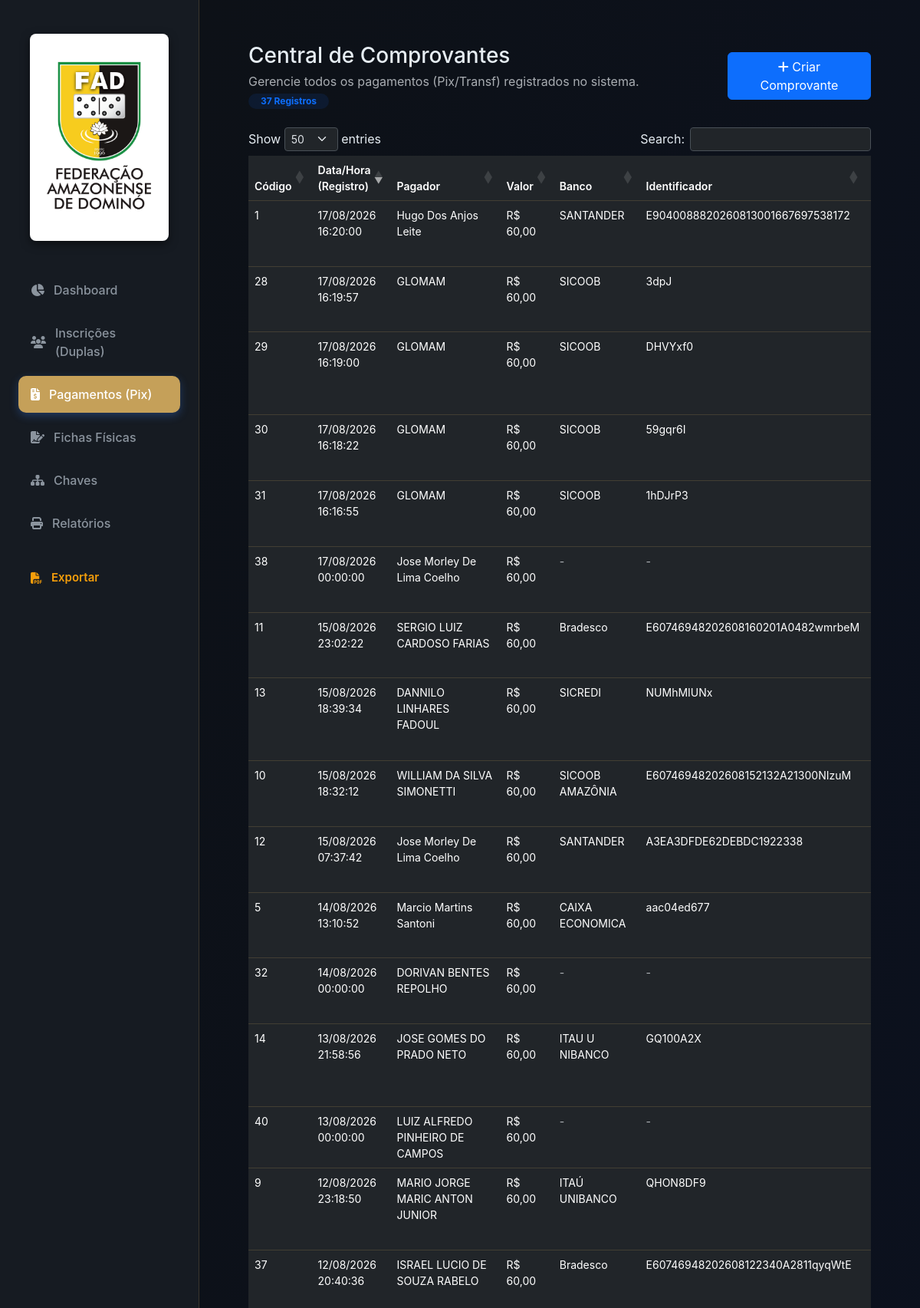
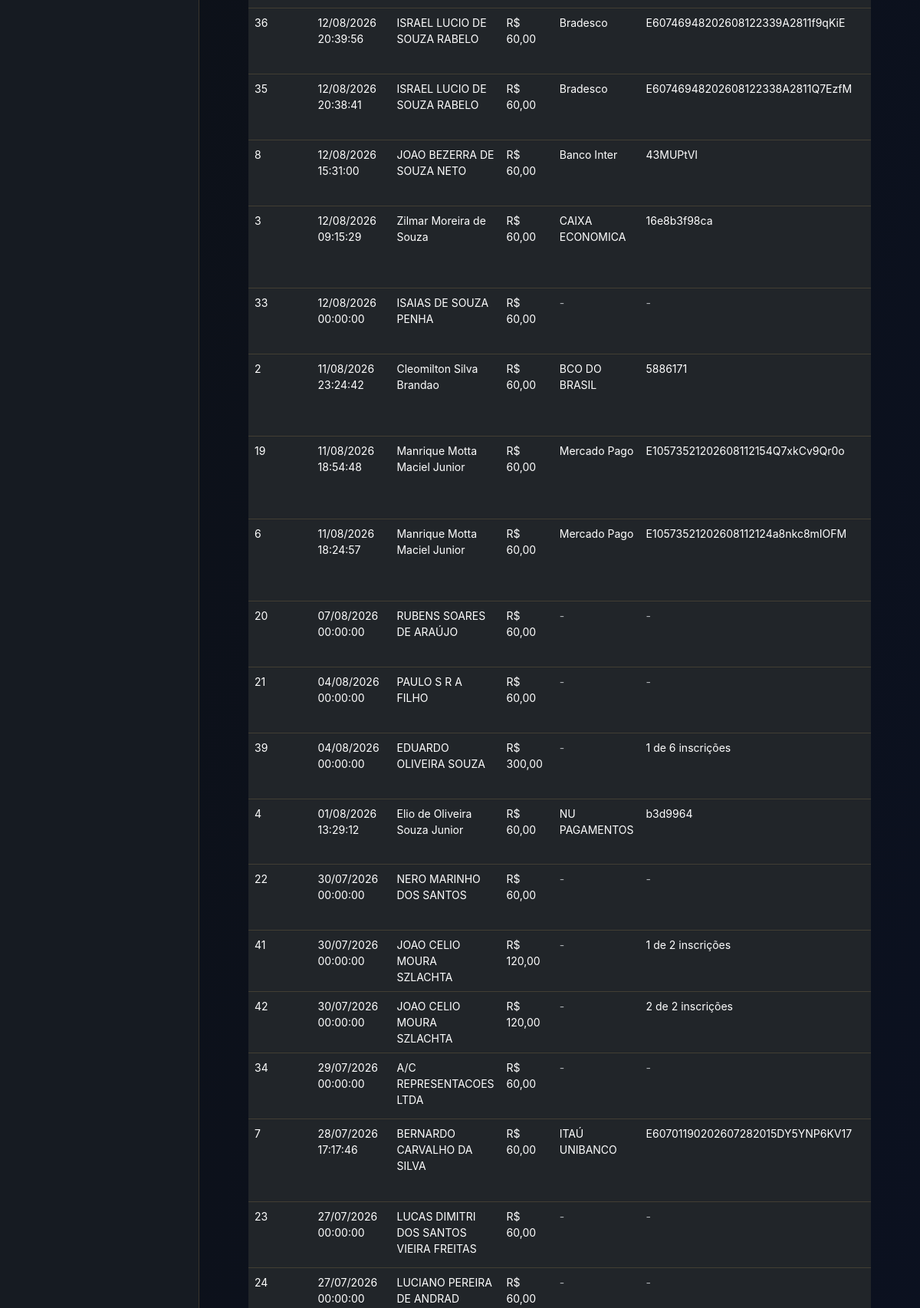
/comprovantes/ (upper part), run on the app's committed database (2 pictures, top to bottom).
### dashboard/models.py (models this page shows)
class Comprovante(models.Model):
    TIPO_CHOICES = [
        ('BANCARIO', 'Comprovante Bancário'),
        ('RECIBO', 'Recibo Sistêmico'),
    ]
    tipo = models.CharField('Tipo de Registro', max_length=20, choices=TIPO_CHOICES, default='BANCARIO')
    arquivo = models.FileField('Arquivo do Comprovante', upload_to=upload_comprovante_path, null=True, blank=True)
    pagador = models.CharField('Nome do Pagador', max_length=300, blank=True, null=True)
    banco = models.CharField('Banco', max_length=200, blank=True, null=True)
    valor = models.DecimalField('Valor Declarado', max_digits=10, decimal_places=2, blank=True, null=True)
    identificador = models.CharField('ID da Transação', max_length=200, blank=True, null=True)
    data_hora = models.DateTimeField('Data e Hora do Pagamento')
    data_upload = models.DateTimeField(auto_now_add=True)

### dashboard/views.py (the view)
# urls.py: path('comprovantes/', views.gestao_comprovantes, name='gestao_comprovantes'),
def gestao_comprovantes(request):
    from .models import Comprovante, Dupla
    comprovantes = Comprovante.objects.all().order_by('-data_hora')
    duplas = Dupla.objects.filter(purgado=False).order_by('id')
    return render(request, 'gestao_comprovantes.html', {'comprovantes': comprovantes, 'duplas': duplas})

### templates/gestao_comprovantes.html (shortened to what this page needs)
{% load static %}
<!DOCTYPE html>
<html lang="pt-BR" data-bs-theme="dark">
<head>
    <link href="https://cdn.jsdelivr.net/npm/bootstrap@5.3.2/dist/css/bootstrap.min.css" rel="stylesheet">
    <link rel="stylesheet" href="https://cdnjs.cloudflare.com/ajax/libs/font-awesome/6.4.0/css/all.min.css">
    <link rel="stylesheet" href="https://cdn.datatables.net/1.13.6/css/dataTables.bootstrap5.min.css">
    <link rel="stylesheet" href="{% static 'css/style.css' %}">
</head>
<body>
<div class="dashboard-container">
    <aside class="sidebar">
        <div class="logo-container" style="margin-bottom: 20px; padding: 20px 15px; text-align: center;">
            <img src="{% static 'img/logo-FAD-com-fundo.jpeg' %}" alt="FAD Logo" style="width: 100%; height: auto; border-radius: 8px; box-shadow: 0 4px 12px rgba(0,0,0,0.5); object-fit: contain;">
        </div>
        <nav class="sidebar-nav">
            <a href="{% url 'index' %}"><i class="fa-solid fa-chart-pie"></i> Dashboard</a>
            <a href="{% url 'gestao' %}"><i class="fa-solid fa-users"></i> Inscrições (Duplas)</a>
            <a href="{% url 'gestao_comprovantes' %}" class="active"><i class="fa-solid fa-file-invoice-dollar"></i> Pagamentos (Pix)</a>
            <a href="{% url 'gestao_fichas' %}"><i class="fa-solid fa-file-signature"></i> Fichas Físicas</a>
            <a href="{% url 'torneio' %}"><i class="fa-solid fa-sitemap"></i> Chaves</a>
            <a href="{% url 'relatorios' %}"><i class="fa-solid fa-print"></i> Relatórios</a>
            <button class="export-btn mt-3" onclick="window.print()">
                <i class="fa-solid fa-file-pdf"></i> Exportar
            </button>
        </nav>
    </aside>
    <main class="main-content" style="height: 100vh; overflow-y: auto;">
        <div class="container-fluid px-4 py-4">
            <div class="d-flex justify-content-between align-items-center mb-4">
                <div>
                    <h1 class="h3 mb-1">Central de Comprovantes</h1>
                    <p class="text-muted mb-0 d-inline-block me-2">Gerencie todos os pagamentos (Pix/Transf) registrados no sistema.</p>
                    <span class="badge bg-primary bg-opacity-10 text-primary rounded-pill px-3 py-1">{{ comprovantes|length }} Registros</span>
                </div>
                <div>
                    <button class="btn btn-primary" onclick="abrirCriacaoComprovante()">
                        <i class="fa-solid fa-plus"></i> Criar Comprovante
                    </button>
                </div>
            </div>
            <div class="gestao-card p-0 overflow-hidden">
                <div class="table-responsive">
                    <table class="table gestao-table mb-0" id="comprovantesTable">
                        <thead>
                            <tr>
                                <th>Código</th>
                                <th>Data/Hora (Registro)</th>
                                <th>Pagador</th>
                                <th>Valor</th>
                                <th>Banco</th>
                                <th>Identificador</th>
                                <th>Arquivo</th>
                            </tr>
                        </thead>
                        <tbody>
                            {% for c in comprovantes %}
                            <tr>
                                <td>{{ c.id }}</td>
                                <td data-sort="{% if c.data_hora %}{{ c.data_hora|date:'YmdHis' }}{% else %}00000000000000{% endif %}">
                                    {% if c.data_hora %}{{ c.data_hora|date:"d/m/Y H:i:s" }}{% else %}<span class="text-muted">-</span>{% endif %}
                                </td>
                                <td>{% if c.pagador %}{{ c.pagador }}{% else %}<span class="text-muted">-</span>{% endif %}</td>
                                <td data-sort="{% if c.valor %}{{ c.valor }}{% else %}0{% endif %}">{% if c.valor %}R$ {{ c.valor }}{% else %}<span class="text-muted">-</span>{% endif %}</td>
                                <td>{% if c.banco %}{{ c.banco }}{% else %}<span class="text-muted">-</span>{% endif %}</td>
                                <td>{% if c.identificador %}{{ c.identificador }}{% else %}<span class="text-muted">-</span>{% endif %}</td>
                                <td>
                                </td>
                            </tr>
                            {% endfor %}
                        </tbody>
                    </table>
                </div>
            </div>
        </div>
    </main>
</div>
</body>
</html>

### static/css/style.css (style rules this page uses)
:root { --bg-color: #0d1117; --card-bg: #161b22; --text-primary: #e6edf3; --text-secondary: #8b949e; --accent-color: #c5a059; --accent-hover: #e0bb73; --border-color: rgba(197, 160, 89, 0.2); --success: #2ea043; --warning: #f59e0b; --card-shadow: 0 4px 6px -1px rgba(0, 0, 0, 0.1), 0 2px 4px -1px rgba(0, 0, 0, 0.06); --border-radius: 16px; --transition: all 0.3s ease; }
* { margin: 0; padding: 0; box-sizing: border-box; }
body { font-family: 'Inter', sans-serif; background-color: var(--bg-color); color: var(--text-primary); min-height: 100vh; }
.dashboard-container { display: flex; height: 100vh; overflow: hidden; }
.sidebar { width: 260px; background-color: var(--card-bg); border-right: 1px solid var(--border-color); display: flex; flex-direction: column; padding: 24px; transition: var(--transition); }
.logo-container { display: flex; align-items: center; gap: 12px; margin-bottom: 40px; }
.sidebar-nav { display: flex; flex-direction: column; gap: 8px; flex: 1; }
.sidebar-nav a { display: flex; align-items: center; gap: 12px; text-decoration: none; color: var(--text-secondary); padding: 12px 16px; border-radius: 10px; font-weight: 500; transition: var(--transition); }
.sidebar-nav a.active { background-color: var(--accent-color); color: white; box-shadow: 0 4px 12px rgba(59, 130, 246, 0.3); }
.export-btn { display: flex; align-items: center; gap: 12px; background: transparent; border: none; color: var(--warning); padding: 12px 16px; border-radius: 10px; font-weight: 600; font-size: 15px; cursor: pointer; font-family: inherit; text-align: left; transition: var(--transition); margin-top: 10px; }
.main-content { flex: 1; overflow-y: auto; padding: 32px 40px; background: linear-gradient(to bottom right, var(--bg-color), #0b1120); }
table { width: 100%; border-collapse: collapse; text-align: left; }
th, td { padding: 12px; border-bottom: 1px solid var(--border-color); font-size: 14px; }
th { color: var(--text-secondary); font-weight: 600; background: rgba(0,0,0,0.1); }

### data on the page
Comprovante: id "1", data_hora "17/08/2026 16:20:00", pagador "Hugo Dos Anjos Leite", valor "60,00", banco "SANTANDER", identificador "E9040088820260813001667697538172"
Comprovante: id "28", data_hora "17/08/2026 16:19:57", pagador "GLOMAM", valor "60,00", banco "SICOOB", identificador "3dpJ"
Comprovante: id "29", data_hora "17/08/2026 16:19:00", pagador "GLOMAM", valor "60,00", banco "SICOOB", identificador "DHVYxf0"
Comprovante: id "30", data_hora "17/08/2026 16:18:22", pagador "GLOMAM", valor "60,00", banco "SICOOB", identificador "59gqr6I"
Comprovante: id "31", data_hora "17/08/2026 16:16:55", pagador "GLOMAM", valor "60,00", banco "SICOOB", identificador "1hDJrP3"
Comprovante: id "38", data_hora "17/08/2026 00:00:00", pagador "Jose Morley De Lima Coelho", valor "60,00"
Comprovante: id "11", data_hora "15/08/2026 23:02:22", pagador "SERGIO LUIZ CARDOSO FARIAS", valor "60,00", banco "Bradesco", identificador "E60746948202608160201A0482wmrbeM"
Comprovante: id "13", data_hora "15/08/2026 18:39:34", pagador "DANNILO LINHARES FADOUL", valor "60,00", banco "SICREDI", identificador "NUMhMIUNx"
Comprovante: id "10", data_hora "15/08/2026 18:32:12", pagador "WILLIAM DA SILVA SIMONETTI", valor "60,00", banco "SICOOB AMAZÔNIA", identificador "E60746948202608152132A21300NIzuM"
Comprovante: id "12", data_hora "15/08/2026 07:37:42", pagador "Jose Morley De Lima Coelho", valor "60,00", banco "SANTANDER", identificador "A3EA3DFDE62DEBDC1922338"
Comprovante: id "5", data_hora "14/08/2026 13:10:52", pagador "Marcio Martins Santoni", valor "60,00", banco "CAIXA ECONOMICA", identificador "aac04ed677"
Comprovante: id "32", data_hora "14/08/2026 00:00:00", pagador "DORIVAN BENTES REPOLHO", valor "60,00"
Comprovante: id "14", data_hora "13/08/2026 21:58:56", pagador "JOSE GOMES DO PRADO NETO", valor "60,00", banco "ITAU U NIBANCO", identificador "GQ100A2X"
Comprovante: id "40", data_hora "13/08/2026 00:00:00", pagador "LUIZ ALFREDO PINHEIRO DE CAMPOS", valor "60,00"
Comprovante: id "9", data_hora "12/08/2026 23:18:50", pagador "MARIO JORGE MARIC ANTON JUNIOR", valor "60,00", banco "ITAÚ UNIBANCO", identificador "QHON8DF9"
Comprovante: id "37", data_hora "12/08/2026 20:40:36", pagador "ISRAEL LUCIO DE SOUZA RABELO", valor "60,00", banco "Bradesco", identificador "E60746948202608122340A2811qyqWtE"
Comprovante: id "36", data_hora "12/08/2026 20:39:56", pagador "ISRAEL LUCIO DE SOUZA RABELO", valor "60,00", banco "Bradesco", identificador "E60746948202608122339A2811f9qKiE"
Comprovante: id "35", data_hora "12/08/2026 20:38:41", pagador "ISRAEL LUCIO DE SOUZA RABELO", valor "60,00", banco "Bradesco", identificador "E60746948202608122338A2811Q7EzfM"
Comprovante: id "8", data_hora "12/08/2026 15:31:00", pagador "JOAO BEZERRA DE SOUZA NETO", valor "60,00", banco "Banco Inter", identificador "43MUPtVI"
Comprovante: id "3", data_hora "12/08/2026 09:15:29", pagador "Zilmar Moreira de Souza", valor "60,00", banco "CAIXA ECONOMICA", identificador "16e8b3f98ca"
Comprovante: id "33", data_hora "12/08/2026 00:00:00", pagador "ISAIAS DE SOUZA PENHA", valor "60,00"
Comprovante: id "2", data_hora "11/08/2026 23:24:42", pagador "Cleomilton Silva Brandao", valor "60,00", banco "BCO DO BRASIL", identificador "5886171"
Comprovante: id "19", data_hora "11/08/2026 18:54:48", pagador "Manrique Motta Maciel Junior", valor "60,00", banco "Mercado Pago", identificador "E10573521202608112154Q7xkCv9Qr0o"
Comprovante: id "6", data_hora "11/08/2026 18:24:57", pagador "Manrique Motta Maciel Junior", valor "60,00", banco "Mercado Pago", identificador "E10573521202608112124a8nkc8mIOFM"
Comprovante: id "20", data_hora "07/08/2026 00:00:00", pagador "RUBENS SOARES DE ARAÚJO", valor "60,00"
Comprovante: id "21", data_hora "04/08/2026 00:00:00", pagador "PAULO S R A FILHO", valor "60,00"
Comprovante: id "39", data_hora "04/08/2026 00:00:00", pagador "EDUARDO OLIVEIRA SOUZA", valor "300,00", identificador "1 de 6 inscrições"
Comprovante: id "4", data_hora "01/08/2026 13:29:12", pagador "Elio de Oliveira Souza Junior", valor "60,00", banco "NU PAGAMENTOS", identificador "b3d9964"
Comprovante: id "22", data_hora "30/07/2026 00:00:00", pagador "NERO MARINHO DOS SANTOS", valor "60,00"
Comprovante: id "41", data_hora "30/07/2026 00:00:00", pagador "JOAO CELIO MOURA SZLACHTA", valor "120,00", identificador "1 de 2 inscrições"
Comprovante: id "42", data_hora "30/07/2026 00:00:00", pagador "JOAO CELIO MOURA SZLACHTA", valor "120,00", identificador "2 de 2 inscrições"
Comprovante: id "34", data_hora "29/07/2026 00:00:00", pagador "A/C REPRESENTACOES LTDA", valor "60,00"
Comprovante: id "7", data_hora "28/07/2026 17:17:46", pagador "BERNARDO CARVALHO DA SILVA", valor "60,00", banco "ITAÚ UNIBANCO", identificador "E60701190202607282015DY5YNP6KV17"
Comprovante: id "23", data_hora "27/07/2026 00:00:00", pagador "LUCAS DIMITRI DOS SANTOS VIEIRA FREITAS", valor "60,00"
Comprovante: id "24", data_hora "27/07/2026 00:00:00", pagador "LUCIANO PEREIRA DE ANDRAD", valor "60,00"

### other printed values
{{ comprovantes|length }} "37"
